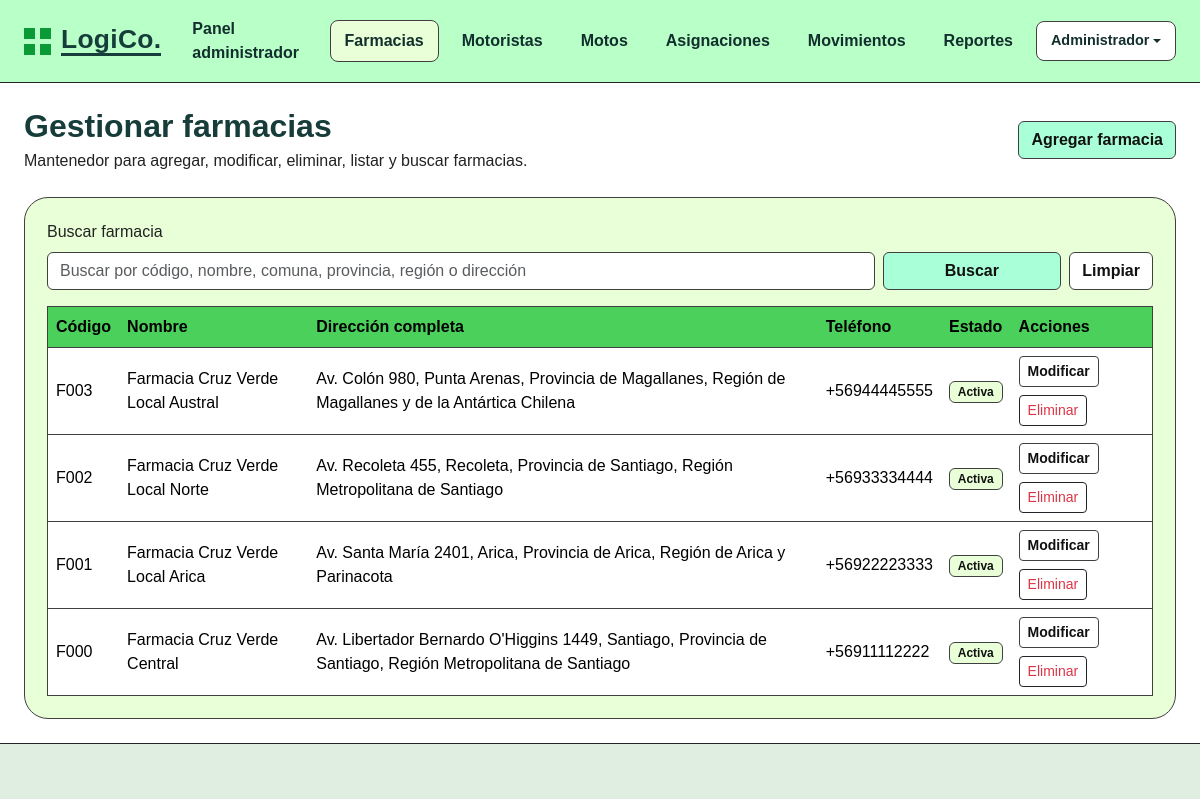
/modulos_page/farmacias.php (signed in), run on the app's committed database.
### tables this page shows
CREATE TABLE farmacias (
    id INT NOT NULL AUTO_INCREMENT,
    codigo VARCHAR(20) NOT NULL UNIQUE,
    nombre VARCHAR(120) NOT NULL,
    direccion VARCHAR(180) NOT NULL,
    comuna VARCHAR(80) NOT NULL,
    provincia VARCHAR(80) NOT NULL,
    region VARCHAR(120) NOT NULL,
    telefono VARCHAR(30) NOT NULL,
    tipo ENUM('Central','Local') NOT NULL DEFAULT 'Local',
    estado ENUM('Activa','Inactiva') NOT NULL DEFAULT 'Activa',
    creado_en TIMESTAMP DEFAULT CURRENT_TIMESTAMP,
    actualizado_en TIMESTAMP DEFAULT CURRENT_TIMESTAMP ON UPDATE CURRENT_TIMESTAMP,
    CONSTRAINT pk_farmacias PRIMARY KEY (id)
);

### includes/functions.php (called while the page is built, shortened)
<?php
function e(?string $value): string
{
    return htmlspecialchars((string)$value, ENT_QUOTES, 'UTF-8');
}

### modulos_page/farmacias.php (the view, shortened to what this page needs)
<?php
require_once __DIR__ . '/../config/database.php';
require_once __DIR__ . '/../includes/functions.php';
$search = trim($_GET['q'] ?? '');
if ($search !== '') {
    $stmt = $pdo->prepare('SELECT * FROM farmacias WHERE codigo LIKE ? OR nombre LIKE ? OR comuna LIKE ? OR provincia LIKE ? OR region LIKE ? OR direccion LIKE ? ORDER BY id DESC');
    $like = "%{$search}%";
    $stmt->execute([$like, $like, $like, $like, $like, $like]);
} else {
    $stmt = $pdo->query('SELECT * FROM farmacias ORDER BY id DESC');
}
$rows = $stmt->fetchAll();
require_once __DIR__ . '/../includes/header.php';
?>
<div class="d-flex flex-column flex-lg-row align-items-lg-center justify-content-between gap-3 mb-4">
    <div>
        <h1 class="section-title h2 mb-1">Gestionar farmacias</h1>
        <p class="mb-0">Mantenedor para agregar, modificar, eliminar, listar y buscar farmacias.</p>
    </div>
    <a href="farmacias.php?action=new" class="btn btn-logico">Agregar farmacia</a>
</div>
<section class="panel-card">
    <form method="get" class="row g-2 align-items-end mb-3">
        <div class="col-12 col-md-9"><label class="form-label">Buscar farmacia</label><input type="search" name="q" class="form-control" placeholder="Buscar por código, nombre, comuna, provincia, región o dirección" value="<?= e($search) ?>"></div>
        <div class="col-12 col-md-3 d-flex gap-2"><button class="btn btn-logico w-100" type="submit">Buscar</button><a class="btn btn-outline-logico" href="farmacias.php">Limpiar</a></div>
    </form>
    <?php if (!$rows): ?>
        <div class="empty-state">No existen farmacias registradas para mostrar.</div>
    <?php else: ?>
        <div class="table-responsive">
            <table class="table table-logico align-middle mb-0">
                <thead><tr><th>Código</th><th>Nombre</th><th>Dirección completa</th><th>Teléfono</th><th>Estado</th><th>Acciones</th></tr></thead>
                <tbody>
                <?php foreach ($rows as $row): ?>
                    <tr>
                        <td><?= e($row['codigo']) ?></td><td><?= e($row['nombre']) ?></td><td><?= e($row['direccion'] . ', ' . $row['comuna'] . ', Provincia de ' . $row['provincia'] . ', ' . $row['region']) ?></td><td><?= e($row['telefono']) ?></td><td><span class="badge badge-logico"><?= e($row['estado']) ?></span></td>
                        <td><div class="action-grid"><a class="btn btn-sm btn-outline-logico" href="farmacias.php?action=edit&id=<?= e((string)$row['id']) ?>">Modificar</a><form method="post" onsubmit="return confirm('¿Eliminar esta farmacia?');"><input type="hidden" name="action" value="delete"><input type="hidden" name="id" value="<?= e((string)$row['id']) ?>"><button class="btn btn-sm btn-outline-danger border-dark" type="submit">Eliminar</button></form></div></td>
                    </tr>
                <?php endforeach; ?>
                </tbody>
            </table>
        </div>
    <?php endif; ?>
</section>
<?php require_once __DIR__ . '/../includes/footer.php'; ?>

### public/assets/css/styles.css (style rules this page uses)
:root { --logico-dark: #163d3a; --logico-green: #b8ffc8; --logico-green-soft: #e8ffd7; --logico-green-muted: #dfeee0; --logico-button: #a8ffd8; --logico-border: #404040; --logico-bg: #ffffff; }
* { box-sizing: border-box; }
body { min-height: 100vh; margin: 0; background: var(--logico-bg); color: #222; font-family: Arial, Helvetica, sans-serif; }
.hero-card, .panel-card { background: var(--logico-green-soft); border: 1px solid var(--logico-border); border-radius: 24px; }
.panel-card { padding: 22px; }
.btn-logico { background: var(--logico-button); border: 1px solid var(--logico-border); color: #111; font-weight: 600; }
.btn-outline-logico { background: #fff; border: 1px solid var(--logico-border); color: #111; font-weight: 600; }
.table-logico { border: 1px solid var(--logico-border); }
.table-logico thead th { background: #4bd05c; border-color: var(--logico-border); color: #000; vertical-align: middle; }
.table-logico td, .table-logico th { border-color: var(--logico-border); }
.form-control, .form-select { border: 1px solid var(--logico-border); }
.section-title { color: var(--logico-dark); font-weight: 800; }
.badge-logico { background: var(--logico-green-soft); border: 1px solid var(--logico-border); color: #111; }
.action-grid { display: flex; gap: 8px; flex-wrap: wrap; }

### data on the page
farmacias: codigo "F003", nombre "Farmacia Cruz Verde Local Austral", direccion+comuna+provincia "Av. Colón 980, Punta Arenas, Provincia de Magallanes, Región de Magallanes y de la Antártica Chilena", telefono "+56944445555", estado "Activa"
farmacias: codigo "F002", nombre "Farmacia Cruz Verde Local Norte", direccion+comuna+provincia "Av. Recoleta 455, Recoleta, Provincia de Santiago, Región Metropolitana de Santiago", telefono "+56933334444", estado "Activa"
farmacias: codigo "F001", nombre "Farmacia Cruz Verde Local Arica", direccion+comuna+provincia "Av. Santa María 2401, Arica, Provincia de Arica, Región de Arica y Parinacota", telefono "+56922223333", estado "Activa"
farmacias: codigo "F000", nombre "Farmacia Cruz Verde Central", direccion+comuna+provincia "Av. Libertador Bernardo O'Higgins 1449, Santiago, Provincia de Santiago, Región Metropolitana de Santiago", telefono "+56911112222", estado "Activa"

### other printed values
$role "Administrador"
